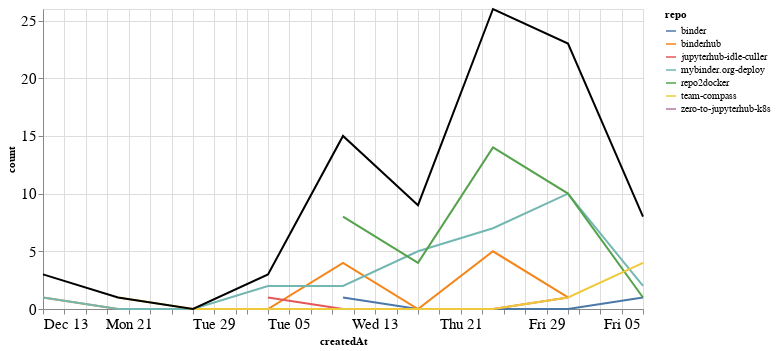

The notebook cell saved with this chart:
### Markdown cell above
### Comments

### Code cell
comments_time = comments.groupby('repo').resample('W', on='createdAt').count()['author'].reset_index()
comments_time = comments_time.rename(columns={'author': 'count'})
comments_time_total = comments_time.groupby('createdAt').agg({"count": "sum"}).reset_index()
ch1 = alt.Chart(comments_time, width=600).mark_line().encode(
    x='createdAt',
    y='count',
    color='repo',
    tooltip="repo"
)

ch2 = alt.Chart(comments_time_total, width=600).mark_line(color="black").encode(
    x='createdAt',
    y='count',
)

ch1 + ch2

### Figure 1 — Vega-Lite specification as saved in the notebook (floating-point values rounded to 4 significant figures)
{"config": {"axisLeft": {"labelFontSize": 15}, "axisBottom": {"labelFontSize": 15}}, "layer": [{"data": {"name": "data-5e4b25e11f98c17628e98e13eaf62c4a"}, "mark": "line", "encoding": {"color": {"type": "nominal", "field": "repo"}, "tooltip": {"type": "nominal", "field": "repo"}, "x": {"type": "temporal", "field": "createdAt"}, "y": {"type": "quantitative", "field": "count"}}, "width": 600}, {"data": {"name": "data-14dc49c393f21a5cf427c0f960214219"}, "mark": {"type": "line", "color": "black"}, "encoding": {"x": {"type": "temporal", "field": "createdAt"}, "y": {"type": "quantitative", "field": "count"}}, "width": 600}], "$schema": "https://vega.github.io/schema/vega-lite/v4.8.1.json", "datasets": {"data-5e4b25e11f98c17628e98e13eaf62c4a": [{"repo": "binder", "createdAt": "2021-01-10T00:00:00", "count": 1}, {"repo": "binder", "createdAt": "2021-01-17T00:00:00", "count": 0}, {"repo": "binder", "createdAt": "2021-01-24T00:00:00", "count": 0}, {"repo": "binder", "createdAt": "2021-01-31T00:00:00", "count": 0}, {"repo": "binder", "createdAt": "2021-02-07T00:00:00", "count": 1}, {"repo": "binderhub", "createdAt": "2020-12-13T00:00:00", "count": 1}, {"repo": "binderhub", "createdAt": "2020-12-20T00:00:00", "count": 0}, {"repo": "binderhub", "createdAt": "2020-12-27T00:00:00", "count": 0}, {"repo": "binderhub", "createdAt": "2021-01-03T00:00:00", "count": 0}, {"repo": "binderhub", "createdAt": "2021-01-10T00:00:00", "count": 4}, {"repo": "binderhub", "createdAt": "2021-01-17T00:00:00", "count": 0}, {"repo": "binderhub", "createdAt": "2021-01-24T00:00:00", "count": 5}, {"repo": "binderhub", "createdAt": "2021-01-31T00:00:00", "count": 1}, {"repo": "jupyterhub-idle-culler", "createdAt": "2021-01-03T00:00:00", "count": 1}, {"repo": "jupyterhub-idle-culler", "createdAt": "2021-01-10T00:00:00", "count": 0}, {"repo": "jupyterhub-idle-culler", "createdAt": "2021-01-17T00:00:00", "count": 0}, {"repo": "jupyterhub-idle-culler", "createdAt": "2021-01-24T00:00:00", "count": 0}, {"repo": "jupyterhub-idle-culler", "createdAt": "2021-01-31T00:00:00", "count": 1}, {"repo": "mybinder.org-deploy", "createdAt": "2020-12-13T00:00:00", "count": 1}, {"repo": "mybinder.org-deploy", "createdAt": "2020-12-20T00:00:00", "count": 0}, {"repo": "mybinder.org-deploy", "createdAt": "2020-12-27T00:00:00", "count": 0}, {"repo": "mybinder.org-deploy", "createdAt": "2021-01-03T00:00:00", "count": 2}, {"repo": "mybinder.org-deploy", "createdAt": "2021-01-10T00:00:00", "count": 2}, {"repo": "mybinder.org-deploy", "createdAt": "2021-01-17T00:00:00", "count": 5}, {"repo": "mybinder.org-deploy", "createdAt": "2021-01-24T00:00:00", "count": 7}, {"repo": "mybinder.org-deploy", "createdAt": "2021-01-31T00:00:00", "count": 10}, {"repo": "mybinder.org-deploy", "createdAt": "2021-02-07T00:00:00", "count": 2}, {"repo": "repo2docker", "createdAt": "2021-01-10T00:00:00", "count": 8}, {"repo": "repo2docker", "createdAt": "2021-01-17T00:00:00", "count": 4}, {"repo": "repo2docker", "createdAt": "2021-01-24T00:00:00", "count": 14}, {"repo": "repo2docker", "createdAt": "2021-01-31T00:00:00", "count": 10}, {"repo": "repo2docker", "createdAt": "2021-02-07T00:00:00", "count": 1}, {"repo": "team-compass", "createdAt": "2020-12-20T00:00:00", "count": 1}, {"repo": "team-compass", "createdAt": "2020-12-27T00:00:00", "count": 0}, {"repo": "team-compass", "createdAt": "2021-01-03T00:00:00", "count": 0}, {"repo": "team-compass", "createdAt": "2021-01-10T00:00:00", "count": 0}, {"repo": "team-compass", "createdAt": "2021-01-17T00:00:00", "count": 0}, {"repo": "team-compass", "createdAt": "2021-01-24T00:00:00", "count": 0}, {"repo": "team-compass", "createdAt": "2021-01-31T00:00:00", "count": 1}, {"repo": "team-compass", "createdAt": "2021-02-07T00:00:00", "count": 4}, {"repo": "zero-to-jupyterhub-k8s", "createdAt": "2020-12-13T00:00:00", "count": 1}], "data-14dc49c393f21a5cf427c0f960214219": [{"createdAt": "2020-12-13T00:00:00", "count": 3}, {"createdAt": "2020-12-20T00:00:00", "count": 1}, {"createdAt": "2020-12-27T00:00:00", "count": 0}, {"createdAt": "2021-01-03T00:00:00", "count": 3}, {"createdAt": "2021-01-10T00:00:00", "count": 15}, {"createdAt": "2021-01-17T00:00:00", "count": 9}, {"createdAt": "2021-01-24T00:00:00", "count": 26}, {"createdAt": "2021-01-31T00:00:00", "count": 23}, {"createdAt": "2021-02-07T00:00:00", "count": 8}]}}
